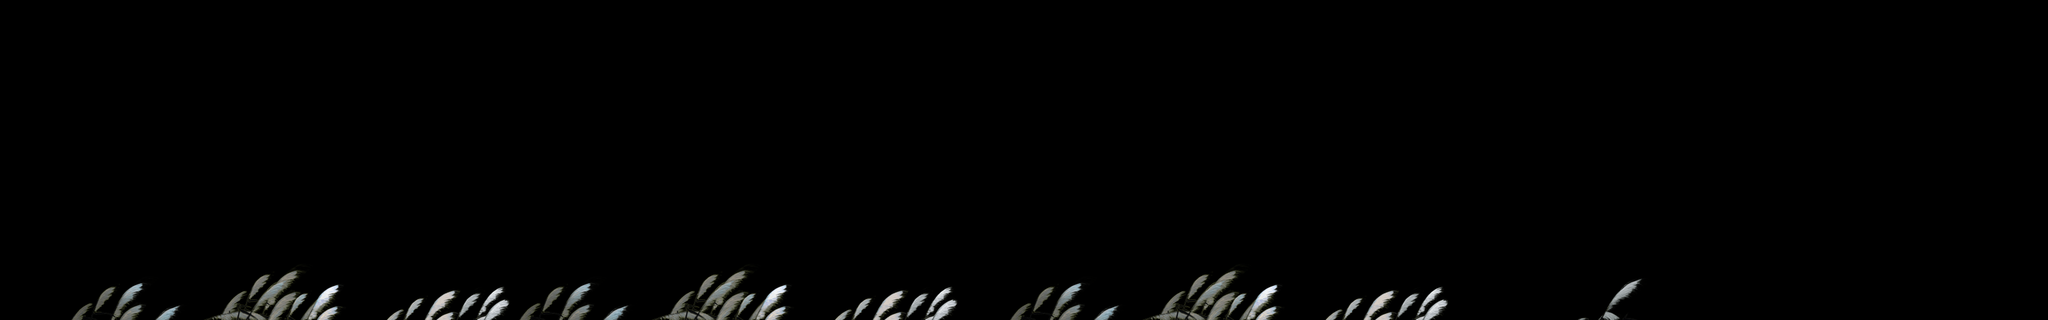

Tiled map render using the project's own tile images. Description and the map definition, with tile-layer contents summarised, below:
An orthogonal 96x15 tile map with 32x32 px tiles, 1 tile layer (close), 2 tilesets.

<map version="1.0" orientation="orthogonal" renderorder="right-down" width="96" height="15" tilewidth="32" tileheight="32">
 <tileset firstgid="1" name="zhaoze_close1" tilewidth="32" tileheight="32">
  <image source="close/zhaoze_close1.png" width="1024" height="500" />
 </tileset>
 <tileset firstgid="481" name="pingyuan_close" tilewidth="32" tileheight="32">
  <image source="close/pingyuan_close.png" width="1024" height="116" />
 </tileset>
 <layer name="close" width="96" height="15">
  <data>[1440 cells, 228 non-empty, 96 distinct tile ids]</data>
 </layer>
</map>
